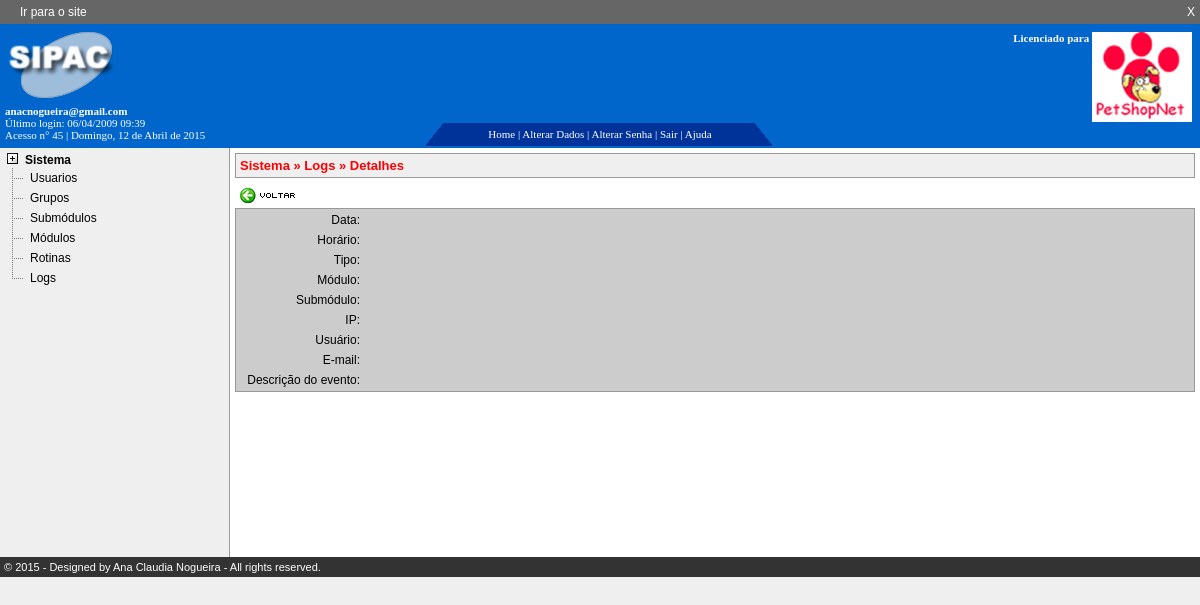
Page /sipac/logs_detalhes.php (signed in) on the committed database.
### tables this page shows
CREATE TABLE IF NOT EXISTS `submodulos` (
  `submodulos_id` int(10) unsigned NOT NULL auto_increment,
  `submodulos_nome` varchar(50) default NULL,
  `submodulos_descricao` text NOT NULL,
  `submodulos_pagina` varchar(50) default NULL,
  `modulos_id` int(10) unsigned default NULL,
  `submodulos_ordem` int(4) default NULL,
  PRIMARY KEY  (`submodulos_id`),
  KEY `submodulos_FKIndex1` (`modulos_id`)
);

CREATE TABLE IF NOT EXISTS `modulos` (
  `modulos_id` int(10) unsigned NOT NULL auto_increment,
  `modulos_nome` varchar(50) default NULL,
  `modulos_descricao` text,
  `modulos_ordem` int(4) default NULL,
  PRIMARY KEY  (`modulos_id`)
);

CREATE TABLE IF NOT EXISTS `rotinas` (
  `rotinas_id` int(10) unsigned NOT NULL auto_increment,
  `rotinas_nome` varchar(50) NOT NULL,
  `rotinas_descricao` text,
  `submodulos_id` int(10) unsigned default NULL,
  `rotinas_pagina` varchar(50) default NULL,
  `rotinas_quantidade` tinyint(3) unsigned default NULL,
  `rotinas_visivel` char(1) NOT NULL,
  `rotinas_ordem` int(4) default NULL,
  `btn_imagem` varchar(30) default NULL,
  PRIMARY KEY  (`rotinas_id`),
  KEY `rotinas_FKIndex1` (`submodulos_id`)
);

### sipac/lib/conexaomysql.php (called while the page is built, shortened)
<?
Class ConexaoMysql
{
  var $servidor = SERVER;
  var $usuario  = USER;
  var $senha    = PASS;
  var $link     = "";
  function conexao()
  {
    $this->link = mysql_connect($this->servidor,$this->usuario,$this->senha);
  }
  function sql($query)
  {
    $this->query = $query;
    if($result = mysql_query($this->query,$this->link) or die("<p style='color:red'>Erro:".$this->query."<br />".mysql_error()."</p>"))
     return $result;
    else
     return 0;
  }
}
?>

### sipac/lib/configs.php (called while the page is built, shortened)
<?
  $pageAtual = preg_replace("/\?.*/","",preg_replace("/\/.*\//","",$_SERVER['REQUEST_URI']));
  require_once("conexaomysql.php");
  require_once("funcoes.php");
  if($allowRotina != "nao")
  {
   require_once("class.rotinas.php");
   $rotinaClass = new Rotina($pageAtual,$form);
  }
  $conn      = new ConexaoMysql();
?>

### sipac/lib/class.rotinas.php (called while the page is built, shortened)
<?
class Rotina extends ConexaoMysql
{
 var $campo;
 var $codSubmodulo;
 var $submodulos_pagina;
 function Rotina($submodulos_pagina,$form)
 {
   $this->submodulos_pagina = $submodulos_pagina;
   $this->consulta_rotinas();
   $this->verifica_permissao();
 }
 function consulta_rotinas()
 {
  if($_SESSION[EMPRESA]["autorizacao"] == 1)
  {
    $this->campo = "users_id";
    $this->codcampo = $_SESSION[EMPRESA]["codUser"];
  }
  else
  {
    $this->campo = "grupos_id";
    $this->codcampo = $_SESSION[EMPRESA]["codGrupo"];
  }
  $sql= "SELECT submodulos_id FROM submodulos WHERE submodulos_pagina='".$this->submodulos_pagina."'" ;
  $result = ConexaoMysql::sql($sql);
   $sql="SELECT DISTINCT autorizacoes_id, submodulos_nome, submodulos_pagina,
   rotinas_quantidade, btn_imagem ,rotinas_nome,rotinas_pagina, rotinas_janela
   FROM rotinas
   INNER JOIN submodulos ON rotinas.submodulos_id = submodulos.submodulos_id
   INNER JOIN modulos ON submodulos.modulos_id = modulos.modulos_id
   INNER JOIN autorizacoes
   ON autorizacoes.modulos_id = modulos.modulos_id
   OR autorizacoes.submodulos_id = submodulos.submodulos_id
   OR autorizacoes.rotinas_id = rotinas.rotinas_id
   WHERE rotinas_visivel='s' AND(tipo_autorizacao IS null) AND submodulos.submodulos_id='".$this->codSubmodulo.
   "' AND ".$this->campo."='".$this->codcampo."'
   ORDER BY rotinas_ordem ASC;";
   }
 function menu_rotinas_titulo($rotina)
 {
   $sql = "SELECT submodulos_nome, modulos_nome,rotinas_nome
   FROM submodulos
   INNER JOIN modulos ON submodulos.modulos_id = modulos.modulos_id
   LEFT JOIN rotinas ON rotinas.submodulos_id = submodulos.submodulos_id
   WHERE ";
   if($rotina == '')
    $sql .=  " rotinas.rotinas_pagina ='".$this->submodulos_pagina."' ";
   else
    $sql .= " submodulos.submodulos_pagina='".$this->submodulos_pagina."'";
   $sql .="  ORDER BY rotinas_ordem";
   $result = ConexaoMysql::sql($sql);
   if(mysql_num_rows($result) >0)
   {
    $modulo    = mysql_result($result,0,"modulos_nome");
    $submodulo = mysql_result($result,0,"submodulos_nome");
    if($rotina == '')
      $rotina    = mysql_result($result,0,"rotinas_nome");
   }
  return "$modulo &raquo; $submodulo &raquo; $rotina";
 }
 function verifica_permissao()
 {
  $sql = "SELECT submodulos_pagina FROM submodulos WHERE submodulos_pagina='".$this->submodulos_pagina."'";
  $result = ConexaoMysql::sql($sql);
  if(mysql_num_rows($result) == 1)
  {
   $sql = "SELECT submodulos_pagina FROM autorizacoes
   INNER JOIN submodulos ON autorizacoes.submodulos_id = submodulos.submodulos_id
   WHERE ".$this->campo."= '".$this->codcampo."' AND submodulos_pagina='".$this->submodulos_pagina."' AND (tipo_autorizacao =1 OR tipo_autorizacao = 2)";
  }
  else
  {
    $sql = "SELECT rotinas_pagina FROM autorizacoes
    INNER JOIN rotinas ON autorizacoes.rotinas_id= rotinas.rotinas_id
    WHERE ".$this->campo."= '".$this->codcampo."' AND rotinas_pagina='".$this->submodulos_pagina."'";
  }
  $result = ConexaoMysql::sql($sql);
 }
}
?>

### sipac/menu_lateral.php (the view, shortened to what this page needs)
<?
 $sql = "SELECT users_autorizacao_especial FROM users
 WHERE users_id = '".$_SESSION[EMPRESA]["codUser"]."'";
 $result = $conn->sql($sql);
 if(mysql_num_rows($result) > 0)
 {
   $special = mysql_result($result,0,0);
   if($special == 1)
   {
    $campo_tipo = "users_id";
    $codMenu 		= $_SESSION[EMPRESA]["codUser"];
   }
   else
   {
    $campo_tipo = "grupos_id";
    $codMenu 		= $_SESSION[EMPRESA]["codGrupo"];
  }
 }
   $sql = "SELECT
   modulos.modulos_id, modulos_nome, tipo_autorizacao
   FROM modulos
	 INNER JOIN autorizacoes ON autorizacoes.modulos_id = modulos.modulos_id
	 WHERE $campo_tipo='".$codMenu."'
    AND (tipo_autorizacao=1 OR tipo_autorizacao=2)
    ORDER BY modulos_ordem ASC";
  $result = $conn->sql($sql);
?>
<div id="menu_lateral">
<ul>
 <?
   while($linha = mysql_fetch_array($result))
   {
     echo " <li class='menu_modulo'>".$linha["modulos_nome"]."\r\n";
    $sql2 = "SELECT DISTINCT submodulos.submodulos_id, submodulos_nome, submodulos_pagina
    FROM submodulos
    LEFT JOIN autorizacoes ON  autorizacoes.submodulos_id = submodulos.submodulos_id
    WHERE submodulos.modulos_id = '".$linha["modulos_id"]."'
    AND  $campo_tipo='".$codMenu."'";
    if($linha["tipo_autorizacao"] == 2)
    {
      $sql2 .=" AND (tipo_autorizacao=1 OR tipo_autorizacao=2)
      AND $campo_tipo='".$codMenu."'";
    }
    $sql2 .= " ORDER BY submodulos_ordem ASC";
    $result2 = $conn->sql($sql2);
    $recordCount = mysql_num_rows($result2);
    if($recordCount > 0)
    {
      echo "   \n<ul>\n";
			for($j=0;$j<$recordCount;$j++)
			{
				$linha2 =  mysql_fetch_array($result2);
				if($j == ($recordCount-1))
					echo "     <li class='menu_sub_last'><a href='".$linha2["submodulos_pagina"]."'>".$linha2["submodulos_nome"]."</a></li>\n";
				else
				 echo "     <li class='menu_sub'><a href='".$linha2["submodulos_pagina"]."'>".$linha2["submodulos_nome"]."</a></li>\n";
			}
      echo "   </ul>\n";
     }
     echo "  </li>\n";
   }
   echo " </ul>\n";
?>
</div>

### sipac/logs_detalhes.php (shortened to what this page needs)
<?
$form        = "frm_logs";
 require_once("lib/configs.php");
 $titulo      = $rotinaClass->menu_rotinas_titulo("");
 $link        = $_REQUEST["link"];
 require_once("topo.php");
 require_once("menu_lateral.php");
 ?>
<div id="conteudo">
 	<div class='titulo'><?= $titulo ?></div>
  <a href="<?=$link?>"> <img src='<?= DIR_BTNS ?>btn_voltar.gif' border='0' alt='voltar' /></a><br />
  <table class="TableLista">
    <tr>
      <td class='legenda' width="120">Data:</td>
      <td><?=fct_conversorData($logs_historico_data,1)?></td>
    </tr>
    <tr>
      <td class="legenda" width="120">Horário:</td>
      <td><?=left($logs_historico_hora,5)?></td>
    </tr>
    <tr>
      <td class='legenda' width="120">Tipo:</td>
      <td><?=$logs_historico_operacao?></td>
    </tr>
		<tr>
		  <td class="legenda" width="120">Módulo:</td>
		  <td><?=$modulos_nome?></td>
		</tr>
		<tr>
		  <td class="legenda" width="120">Submódulo:</td>
		  <td><?=$submodulos_nome?></td>
		</tr>
		<tr>
		  <td class="legenda" width="120">IP:</td>
		  <td><?=$users_ip?></td>
		</tr>
		<tr>
		  <td class="legenda" width="120">Usuário:</td>
		  <td><?=$users_nome?></td>
		</tr>
		<tr>
		  <td class="legenda" width="120">E-mail:</td>
		  <td><?=$users_email?></td>
		</tr>
		<tr>
		  <td class="legenda" width="120">Descrição do evento:</td>
		  <td colspan="3"><?=$logs_historico_mensagem?></td>
  </table>
</div>
<? require_once("rodape.php") ?>

### sipac/templates/sipac.css (style rules this page uses)
* { padding: 0; margin: 0; }
body { font-family: arial; font-size: 12px; color: #000000; background: #efefef; }
a img { text-decoration: none; border:0; }
table td { padding: 2px; }
li { margin-left:15px; list-style-type:none; }
#menu_lateral { padding-top: 5px; background:#efefef; width: 18%; float:left; min-height: 300px; height:auto !important; height: 302px; }
#menu_lateral ul { padding-left: 20px; }
li.menu_modulo { font-weight:bold; margin-left:5px; padding-left:0px; list-style-image:url(../banco_imagens/expand.gif); vertical-align: text-top; margin-bottom: -2px; }
li.menu_sub { font-weight:normal; margin-left:-15px; padding-left:0px; list-style-image:url(../banco_imagens/T.gif); vertical-align: super; margin-bottom: -3px; }
li.menu_sub_last { font-weight:normal; list-style-image:url(../banco_imagens/line_l.gif); margin-left:-15px; padding-left:0px; }
li.menu_sub a, li.menu_sub_last a { vertical-align: super; color: #000; text-decoration:none; }
#conteudo { width: 80%; min-height: 399px; height:auto !important; height: 399px; float:right; background: #ffffff; border-left:1px solid #999; padding:5px; }
.TableLista { background: #ccc; border: #999999 1px solid; width: 100%; }
.titulo { font: Bold 13px Arial; background: #efefef; border: #999999 1px solid; color: #ff0000; margin-bottom: 5px; padding:4px; }
.legenda { text-align:right; }

### rows in the picture
submodulos: submodulos_nome "Usuarios"
submodulos: submodulos_nome "Grupos"
submodulos: submodulos_nome "Submódulos"
submodulos: submodulos_nome "Módulos"
submodulos: submodulos_nome "Rotinas"
submodulos: submodulos_nome "Logs", titulo "Sistema » Logs » Detalhes"

### other values in the picture
$_SESSION[EMPRESA]["email"] "anacnogueira@gmail.com"
$_SESSION[EMPRESA]["lastLogin"] "06/04/2009 09:39"
$_SESSION[EMPRESA]["session_id"] "45"
$semana "Domingo"
$mes "Abril"
$linha["modulos_nome"] "Sistema"
$year[year] "2015"
